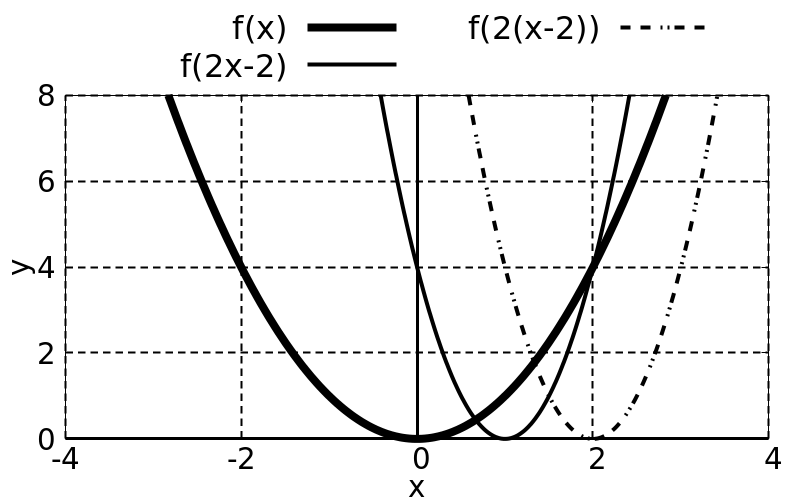

Write gnuplot code to recreate this figure.
load "template/function-plot.gnuplot"

set key outside above

set xrange [-4:4]
set yrange [0:8]

set xtics 2
set ytics 2

plot \
  x**2 lc 0 lw 8 title "f(x)", \
  (2*x-2)**2 lc 0 lw 4 title "f(2x-2)", \
  (2*(x-2))**2 dashtype "--.." lc 0 lw 4 title "f(2(x-2))"
